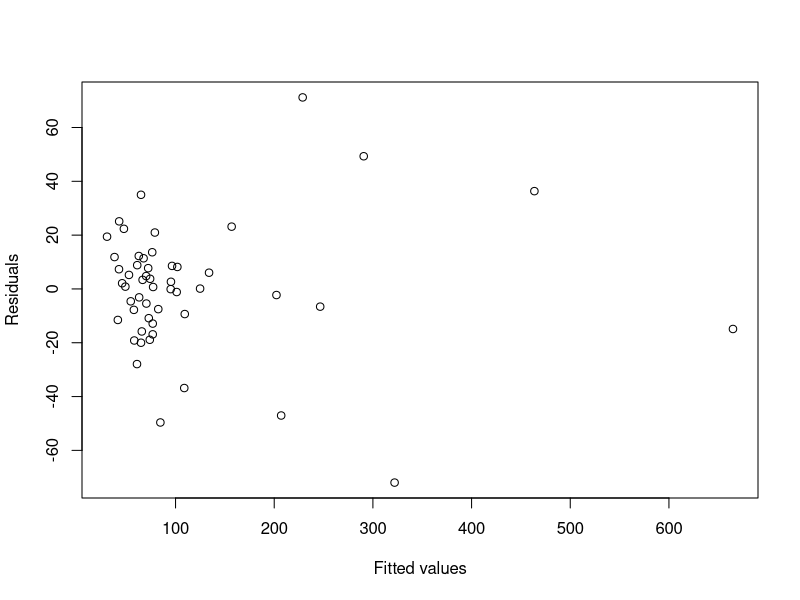
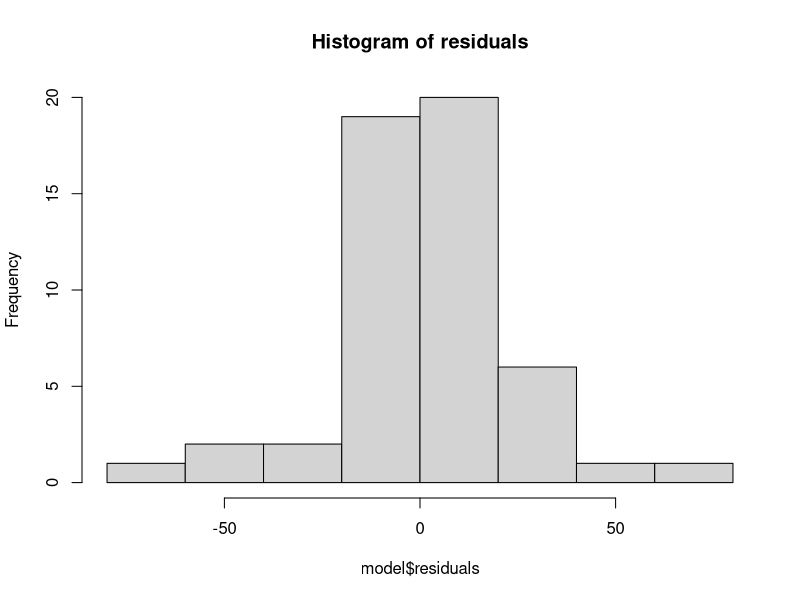
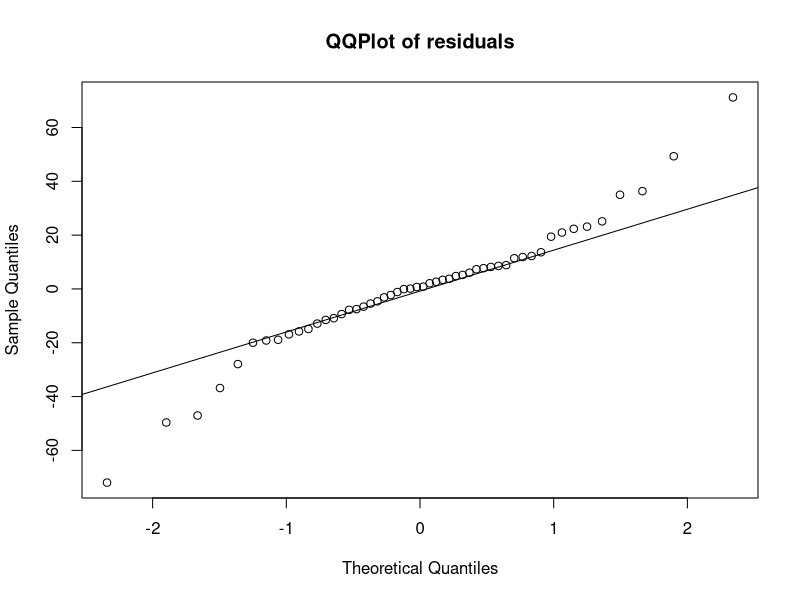

These figures' R source, in order:
## ---- chunk 1
setwd("C:/Users/aidan/IdeaProjects/DataScience/data")
Clothing.df <- read.csv("../data/Clothing.csv", header=T)
attach(Clothing.df)
Clothing.df <- Clothing.df[Amount > 0 & Amount < 1000000,]
detach()
attach(Clothing.df)
Clothing.df.f12NZ <- Clothing.df[Freq12 > 0,]
Clothing.df.logD12F12 <- Clothing.df.f12NZ
detach()
attach(Clothing.df.f12NZ)
Clothing.df.logD12F12$LogDollar12 <- log(Dollar12)
Clothing.df.logD12F12$LogFreq12 <- log(Freq12)
detach()
attach(Clothing.df.logD12F12)
model <- lm(Amount ~ Dollar12 + I(Dollar12^2) + LogFreq12 + I(Dollar12 * LogFreq12) + I(LogFreq12^2))
summary(model)
## ---- chunk 2
plot(model$residuals~model$fitted.values, xlab="Fitted values", ylab="Residuals")
hist(model$residuals, main = "Histogram of residuals")
qqnorm(model$residuals, main="QQPlot of residuals")
qqline(model$residuals)
## ---- chunk 3
summary(model)
## ---- chunk 4
detach()
attach(Clothing.df.logD12F12)
model.df <- Clothing.df.logD12F12
model.df$SqDollar12 <- Dollar12^2
model.df$Dollar12LogFreq12 <- Dollar12 * LogFreq12
model.df$SqLogFreq12 <- LogFreq12^2
detach()
attach(model.df)
model.1 <- lm(Amount ~ Dollar12 + LogFreq12 + SqDollar12 + Dollar12LogFreq12 + SqLogFreq12)
## ---- chunk 5
predict(model.1, newdata = data.frame(Dollar12 = 150, LogFreq12 = log(5), SqDollar12 = 150^2, Dollar12LogFreq12 = 150 * log(5), SqLogFreq12 = log(5)^2), int = "prediction")
## ---- chunk 6
predict(model.1, newdata = data.frame(Dollar12 = 400, LogFreq12 = log(9), SqDollar12 = 400^2, Dollar12LogFreq12 = 400 * log(9), SqLogFreq12 = log(9)^2), int = "prediction")
## ---- chunk 7
predict(model.1, newdata = data.frame(Dollar12 = 900, LogFreq12 = log(5), SqDollar12 = 900^2, Dollar12LogFreq12 = 900 * log(5), SqLogFreq12 = log(5)^2), int = "prediction")
## ---- chunk 8
predict(model.1, newdata = data.frame(Dollar12 = 150, LogFreq12 = log(5), SqDollar12 = 150^2, Dollar12LogFreq12 = 150 * log(5), SqLogFreq12 = log(5)^2), int = "confidence")
## ---- chunk 9
predict(model.1, newdata = data.frame(Dollar12 = 400, LogFreq12 = log(9), SqDollar12 = 400^2, Dollar12LogFreq12 = 400 * log(9), SqLogFreq12 = log(9)^2), int = "confidence")
## ---- chunk 10
predict(model.1, newdata = data.frame(Dollar12 = 900, LogFreq12 = log(5), SqDollar12 = 900^2, Dollar12LogFreq12 = 900 * log(5), SqLogFreq12 = log(5)^2), int = "confidence")
